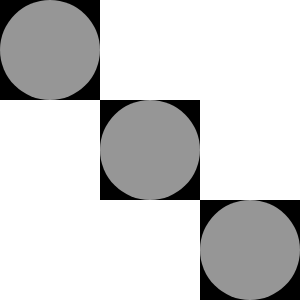
Frame 1 (no input)
Frame 60 (no input): identical to frame 1, image omitted
Frame 120 (the mouse pressed at the canvas centre since frame 60): identical to frame 1, image omitted

The p5.js sketch that drew this single still picture (run headless with seeded random() and noise() and a simulated clock; from frame 60 on, the mouse is pressed at the canvas centre):

// p5.js sketch
// ── sketch.js
function setup() {
    createCanvas(300, 300);
} 

function draw() {
    background(255);
    noStroke()
    fill(0)
    square(0, 0, 100);
    fill(0);
    square(100, 100, 100);
    square(200, 200, 100);
    fill(150);
    circle(50, 50, 100, 100);
    circle(150, 150, 100, 100);
    circle(250, 250, 100, 100);
}
